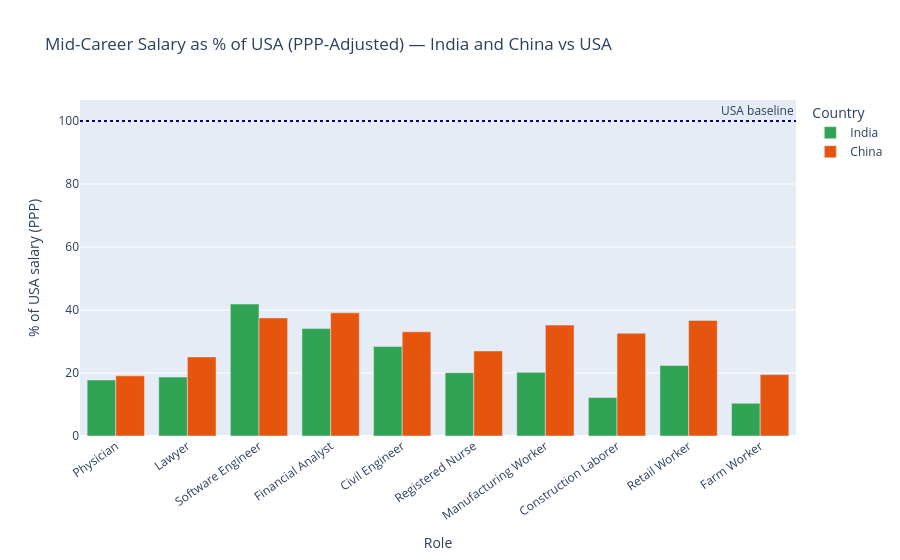

The cell this chart's notebook holds for it:
### Code cell
usa_mid = mid[mid['country'] == 'USA'][['role', 'median_salary_ppp_usd']].rename(
    columns={'median_salary_ppp_usd': 'usa_salary'}
)
pct_df = mid[mid['country'] != 'USA'].merge(usa_mid, on='role')
pct_df['pct_of_usa'] = (pct_df['median_salary_ppp_usd'] / pct_df['usa_salary'] * 100).round(1)
pct_df['role_label'] = pct_df['role'].map(ROLE_LABELS)

fig3 = px.bar(
    pct_df, x='role_label', y='pct_of_usa', color='country',
    barmode='group',
    category_orders={'role_label': usa_order, 'country': ['India', 'China']},
    color_discrete_map={'India': '#31a354', 'China': '#e6550d'},
    title='Mid-Career Salary as % of USA (PPP-Adjusted) — India and China vs USA',
    labels={'role_label': 'Role', 'pct_of_usa': '% of USA salary (PPP)', 'country': 'Country'},
)
fig3.add_hline(y=100, line_dash='dot', line_color='navy', annotation_text='USA baseline')
fig3.update_layout(xaxis_tickangle=-35)
fig3.show()

### Figure 1 — Plotly figure (JSON) as saved in the notebook; plotly's stock layout.template omitted (floating-point values rounded to 4 significant figures)
{"data": [{"alignmentgroup": "True", "hovertemplate": "Country=India<br>Role=%{x}<br>% of USA salary (PPP)=%{y}<extra></extra>", "legendgroup": "India", "marker": {"color": "#31a354", "pattern": {"shape": ""}}, "name": "India", "offsetgroup": "India", "orientation": "v", "showlegend": true, "textposition": "auto", "type": "bar", "x": ["Software Engineer", "Lawyer", "Physician", "Financial Analyst", "Registered Nurse", "Civil Engineer", "Construction Laborer", "Farm Worker", "Manufacturing Worker", "Retail Worker"], "xaxis": "x", "y": [41.9, 18.7, 17.8, 34.1, 20.1, 28.4, 12.2, 10.4, 20.2, 22.4], "yaxis": "y"}, {"alignmentgroup": "True", "hovertemplate": "Country=China<br>Role=%{x}<br>% of USA salary (PPP)=%{y}<extra></extra>", "legendgroup": "China", "marker": {"color": "#e6550d", "pattern": {"shape": ""}}, "name": "China", "offsetgroup": "China", "orientation": "v", "showlegend": true, "textposition": "auto", "type": "bar", "x": ["Software Engineer", "Lawyer", "Physician", "Financial Analyst", "Registered Nurse", "Civil Engineer", "Construction Laborer", "Farm Worker", "Manufacturing Worker", "Retail Worker"], "xaxis": "x", "y": [37.5, 25.1, 19.1, 39.1, 27.0, 33.1, 32.6, 19.5, 35.2, 36.7], "yaxis": "y"}], "layout": {"annotations": [{"showarrow": false, "text": "USA baseline", "x": 1, "xanchor": "right", "xref": "x domain", "y": 100, "yanchor": "bottom", "yref": "y"}], "barmode": "group", "legend": {"title": {"text": "Country"}, "tracegroupgap": 0}, "shapes": [{"line": {"color": "navy", "dash": "dot"}, "type": "line", "x0": 0, "x1": 1, "xref": "x domain", "y0": 100, "y1": 100, "yref": "y"}], "title": {"text": "Mid-Career Salary as % of USA (PPP-Adjusted) — India and China vs USA"}, "xaxis": {"anchor": "y", "categoryarray": ["Physician", "Lawyer", "Software Engineer", "Financial Analyst", "Civil Engineer", "Registered Nurse", "Manufacturing Worker", "Construction Laborer", "Retail Worker", "Farm Worker"], "categoryorder": "array", "domain": [0.0, 1.0], "tickangle": -35, "title": {"text": "Role"}}, "yaxis": {"anchor": "x", "domain": [0.0, 1.0], "title": {"text": "% of USA salary (PPP)"}}}}
